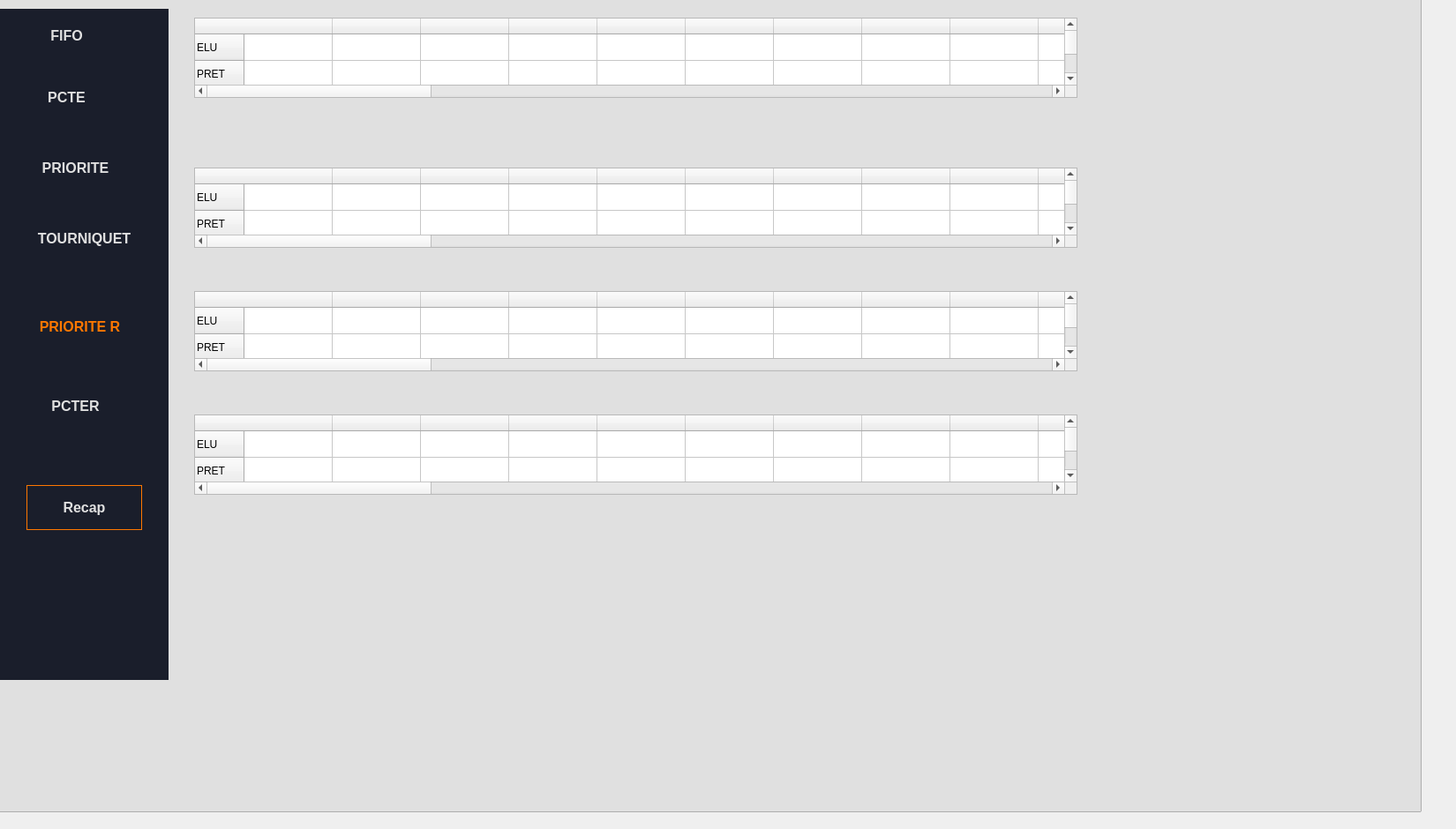
    <widget class="QWidget" name="page_2">
     <widget class="QListView" name="listView_6">
      <property name="geometry">
       <rect>
        <x>-30</x>
        <y>-10</y>
        <width>1641</width>
        <height>931</height>
       </rect>
      </property>
      <property name="styleSheet">
       <string notr="true">background:#E0E0E0</string>
      </property>
     </widget>
     <widget class="QWidget" name="widget_6" native="true">
      <property name="geometry">
       <rect>
        <x>0</x>
        <y>10</y>
        <width>191</width>
        <height>761</height>
       </rect>
      </property>
      <property name="styleSheet">
       <string notr="true"> background-color: #1A1E2B; /* Dark navy blue */
  color: #E0E0E0; /* Light gray text */
  font-family: Arial, sans-serif;</string>
      </property>
      <widget class="QPushButton" name="pushButton_26">
       <property name="geometry">
        <rect>
         <x>20</x>
         <y>90</y>
         <width>111</width>
         <height>21</height>
        </rect>
       </property>
       <property name="styleSheet">
        <string notr="true">border:none ;
color: #E0E0E0 ;
background-color: #1A1E2B; 
font-weight: bold ;
font-size: 16px</string>
       </property>
       <property name="text">
        <string>PCTE</string>
       </property>
      </widget>
      <widget class="QPushButton" name="pushButton_27">
       <property name="geometry">
        <rect>
         <x>30</x>
         <y>170</y>
         <width>111</width>
         <height>21</height>
        </rect>
       </property>
       <property name="styleSheet">
        <string notr="true">border:none ;
color: #E0E0E0 ;
 background-color: #1A1E2B; 
font-weight: bold ;
font-size: 16px</string>
       </property>
       <property name="text">
        <string>PRIORITE</string>
       </property>
      </widget>
      <widget class="QPushButton" name="pushButton_28">
       <property name="geometry">
        <rect>
         <x>40</x>
         <y>250</y>
         <width>111</width>
         <height>21</height>
        </rect>
       </property>
       <property name="styleSheet">
        <string notr="true">border:none ;
color: #E0E0E0 ;
 background-color: #1A1E2B; 
font-weight: bold ;
font-size: 16px</string>
       </property>
       <property name="text">
        <string>TOURNIQUET</string>
       </property>
      </widget>
      <widget class="QPushButton" name="pushButton_29">
       <property name="geometry">
        <rect>
         <x>20</x>
         <y>20</y>
         <width>111</width>
         <height>21</height>
        </rect>
       </property>
       <property name="styleSheet">
        <string notr="true">border:none ;
color: #E0E0E0 ;
 background-color: #1A1E2B; 
font-weight: bold ;
font-size: 16px</string>
       </property>
       <property name="text">
        <string>FIFO</string>
       </property>
      </widget>
      <widget class="QPushButton" name="pushButton_30">
       <property name="geometry">
        <rect>
         <x>30</x>
         <y>540</y>
         <width>131</width>
         <height>51</height>
        </rect>
       </property>
       <property name="styleSheet">
        <string notr="true">border: 1px solid  #FF7700 ;
color: #E0E0E0 ;
 background-color: #1A1E2B; 
font-weight: bold ;
font-size: 16px</string>
       </property>
       <property name="text">
        <string>Recap</string>
       </property>
      </widget>
      <widget class="QPushButton" name="pushButton_31">
       <property name="geometry">
        <rect>
         <x>0</x>
         <y>350</y>
         <width>181</width>
         <height>21</height>
        </rect>
       </property>
       <property name="styleSheet">
        <string notr="true">border:none ;
color: #FF7700 ;
 background-color: #1A1E2B; 
font-weight: bold ;
font-size: 16px</string>
       </property>
       <property name="text">
        <string>PRIORITE R</string>
       </property>
      </widget>
      <widget class="QPushButton" name="pushButton_36">
       <property name="geometry">
        <rect>
         <x>30</x>
         <y>440</y>
         <width>111</width>
         <height>21</height>
        </rect>
       </property>
       <property name="styleSheet">
        <string notr="true">border:none ;
color: #E0E0E0 ;
 background-color: #1A1E2B; 
font-weight: bold ;
font-size: 16px</string>
       </property>
       <property name="text">
        <string>PCTER</string>
       </property>
      </widget>
     </widget>
     <widget class="QTableWidget" name="tableWidget_18">
      <property name="geometry">
       <rect>
        <x>220</x>
        <y>20</y>
        <width>1001</width>
        <height>91</height>
       </rect>
      </property>
      <row>
       <property name="text">
        <string>ELU</string>
       </property>
      </row>
      <row>
       <property name="text">
        <string>PRET</string>
       </property>
      </row>
      <row>
       <property name="text">
        <string>BLOQUE</string>
       </property>
      </row>
      <row>
       <property name="text">
        <string>ATT</string>
       </property>
      </row>
      <column>
       <property name="text">
        <string/>
       </property>
      </column>
      <column>
       <property name="text">
        <string/>
       </property>
      </column>
      <column>
       <property name="text">
        <string/>
       </property>
      </column>
      <column>
       <property name="text">
        <string/>
       </property>
      </column>
      <column>
       <property name="text">
        <string/>
       </property>
      </column>
      <column>
       <property name="text">
        <string/>
       </property>
      </column>
      <column>
       <property name="text">
        <string/>
       </property>
      </column>
      <column>
       <property name="text">
        <string/>
       </property>
      </column>
      <column>
       <property name="text">
        <string/>
       </property>
      </column>
      <column>
       <property name="text">
        <string/>
       </property>
      </column>
      <column>
       <property name="text">
        <string/>
       </property>
      </column>
      <column>
       <property name="text">
        <string/>
       </property>
      </column>
      <column>
       <property name="text">
        <string/>
       </property>
      </column>
      <column>
       <property name="text">
        <string/>
       </property>
      </column>
      <column>
       <property name="text">
        <string/>
       </property>
      </column>
      <column>
       <property name="text">
        <string/>
       </property>
      </column>
      <column>
       <property name="text">
        <string/>
       </property>
      </column>
      <column>
       <property name="text">
        <string/>
       </property>
      </column>
      <column>
       <property name="text">
        <string/>
       </property>
      </column>
      <column>
       <property name="text">
        <string/>
       </property>
      </column>
      <column>
       <property name="text">
        <string/>
       </property>
      </column>
      <column>
       <property name="text">
        <string/>
       </property>
      </column>
      <column>
       <property name="text">
        <string/>
       </property>
      </column>
      <column>
       <property name="text">
        <string/>
       </property>
      </column>
      <column>
       <property name="text">
        <string/>
       </property>
      </column>
      <column>
       <property name="text">
        <string/>
       </property>
      </column>
      <column>
       <property name="text">
        <string/>
       </property>
      </column>
      <column>
       <property name="text">
        <string/>
       </property>
      </column>
      <column>
       <property name="text">
        <string/>
       </property>
      </column>
      <column>
       <property name="text">
        <string/>
       </property>
      </column>
      <column>
       <property name="text">
        <string/>
       </property>
      </column>
      <column>
       <property name="text">
        <string/>
       </property>
      </column>
      <column>
       <property name="text">
        <string/>
       </property>
      </column>
      <column>
       <property name="text">
        <string/>
       </property>
      </column>
     </widget>
     <widget class="QTableWidget" name="tableWidget_19">
      <property name="geometry">
       <rect>
        <x>220</x>
        <y>190</y>
        <width>1001</width>
        <height>91</height>
       </rect>
      </property>
      <row>
       <property name="text">
        <string>ELU</string>
       </property>
      </row>
      <row>
       <property name="text">
        <string>PRET</string>
       </property>
      </row>
      <row>
       <property name="text">
        <string>BLOQUE</string>
       </property>
      </row>
      <row>
       <property name="text">
        <string>ATT</string>
       </property>
      </row>
      <column>
       <property name="text">
        <string/>
       </property>
      </column>
      <column>
       <property name="text">
        <string/>
       </property>
      </column>
      <column>
       <property name="text">
        <string/>
       </property>
      </column>
      <column>
       <property name="text">
        <string/>
       </property>
      </column>
      <column>
       <property name="text">
        <string/>
       </property>
      </column>
      <column>
       <property name="text">
        <string/>
       </property>
      </column>
      <column>
       <property name="text">
        <string/>
       </property>
      </column>
      <column>
       <property name="text">
        <string/>
       </property>
      </column>
      <column>
       <property name="text">
        <string/>
       </property>
      </column>
      <column>
       <property name="text">
        <string/>
       </property>
      </column>
      <column>
       <property name="text">
        <string/>
       </property>
      </column>
      <column>
       <property name="text">
        <string/>
       </property>
      </column>
      <column>
       <property name="text">
        <string/>
       </property>
      </column>
      <column>
       <property name="text">
        <string/>
       </property>
      </column>
      <column>
       <property name="text">
        <string/>
       </property>
      </column>
      <column>
       <property name="text">
        <string/>
       </property>
      </column>
      <column>
       <property name="text">
        <string/>
       </property>
      </column>
      <column>
       <property name="text">
        <string/>
       </property>
      </column>
      <column>
       <property name="text">
        <string/>
       </property>
      </column>
      <column>
       <property name="text">
        <string/>
       </property>
      </column>
      <column>
       <property name="text">
        <string/>
       </property>
      </column>
      <column>
       <property name="text">
        <string/>
       </property>
      </column>
      <column>
       <property name="text">
        <string/>
       </property>
      </column>
      <column>
       <property name="text">
        <string/>
       </property>
      </column>
      <column>
       <property name="text">
        <string/>
       </property>
      </column>
      <column>
       <property name="text">
        <string/>
       </property>
      </column>
      <column>
       <property name="text">
        <string/>
       </property>
      </column>
      <column>
       <property name="text">
        <string/>
       </property>
      </column>
      <column>
       <property name="text">
        <string/>
       </property>
      </column>
      <column>
       <property name="text">
        <string/>
       </property>
      </column>
      <column>
       <property name="text">
        <string/>
       </property>
      </column>
      <column>
       <property name="text">
        <string/>
       </property>
      </column>
      <column>
       <property name="text">
        <string/>
       </property>
      </column>
      <column>
       <property name="text">
        <string/>
       </property>
      </column>
     </widget>
     <widget class="QTableWidget" name="tableWidget_20">
      <property name="geometry">
       <rect>
        <x>220</x>
        <y>330</y>
        <width>1001</width>
        <height>91</height>
       </rect>
      </property>
      <row>
       <property name="text">
        <string>ELU</string>
       </property>
      </row>
      <row>
       <property name="text">
        <string>PRET</string>
       </property>
      </row>
      <row>
       <property name="text">
        <string>BLOQUE</string>
       </property>
      </row>
      <row>
       <property name="text">
        <string>ATT</string>
       </property>
      </row>
      <column>
       <property name="text">
        <string/>
       </property>
      </column>
      <column>
       <property name="text">
        <string/>
       </property>
      </column>
      <column>
       <property name="text">
        <string/>
       </property>
      </column>
      <column>
       <property name="text">
        <string/>
       </property>
      </column>
      <column>
       <property name="text">
        <string/>
       </property>
      </column>
      <column>
       <property name="text">
        <string/>
       </property>
      </column>
      <column>
       <property name="text">
        <string/>
       </property>
      </column>
      <column>
       <property name="text">
        <string/>
       </property>
      </column>
      <column>
       <property name="text">
        <string/>
       </property>
      </column>
      <column>
       <property name="text">
        <string/>
       </property>
      </column>
      <column>
       <property name="text">
        <string/>
       </property>
      </column>
      <column>
       <property name="text">
        <string/>
       </property>
      </column>
      <column>
       <property name="text">
        <string/>
       </property>
      </column>
      <column>
       <property name="text">
        <string/>
       </property>
      </column>
      <column>
       <property name="text">
        <string/>
       </property>
      </column>
      <column>
       <property name="text">
        <string/>
       </property>
      </column>
      <column>
       <property name="text">
        <string/>
       </property>
      </column>
      <column>
       <property name="text">
        <string/>
       </property>
      </column>
      <column>
       <property name="text">
        <string/>
       </property>
      </column>
      <column>
       <property name="text">
        <string/>
       </property>
      </column>
      <column>
       <property name="text">
        <string/>
       </property>
      </column>
      <column>
       <property name="text">
        <string/>
       </property>
      </column>
      <column>
       <property name="text">
        <string/>
       </property>
      </column>
      <column>
       <property name="text">
        <string/>
       </property>
      </column>
      <column>
       <property name="text">
        <string/>
       </property>
      </column>
      <column>
       <property name="text">
        <string/>
       </property>
      </column>
      <column>
       <property name="text">
        <string/>
       </property>
      </column>
      <column>
       <property name="text">
        <string/>
       </property>
      </column>
      <column>
       <property name="text">
        <string/>
       </property>
      </column>
      <column>
       <property name="text">
        <string/>
       </property>
      </column>
      <column>
       <property name="text">
        <string/>
       </property>
      </column>
      <column>
       <property name="text">
        <string/>
       </property>
      </column>
      <column>
       <property name="text">
        <string/>
       </property>
      </column>
      <column>
       <property name="text">
        <string/>
       </property>
      </column>
     </widget>
     <widget class="QTableWidget" name="tableWidget_21">
      <property name="geometry">
       <rect>
        <x>220</x>
        <y>470</y>
        <width>1001</width>
        <height>91</height>
       </rect>
      </property>
      <row>
       <property name="text">
        <string>ELU</string>
       </property>
      </row>
      <row>
       <property name="text">
        <string>PRET</string>
       </property>
      </row>
      <row>
       <property name="text">
        <string>BLOQUE</string>
       </property>
      </row>
      <row>
       <property name="text">
        <string>ATT</string>
       </property>
      </row>
      <column>
       <property name="text">
        <string/>
       </property>
      </column>
      <column>
       <property name="text">
        <string/>
       </property>
      </column>
      <column>
       <property name="text">
        <string/>
       </property>
      </column>
      <column>
       <property name="text">
        <string/>
       </property>
      </column>
      <column>
       <property name="text">
        <string/>
       </property>
      </column>
      <column>
       <property name="text">
        <string/>
       </property>
      </column>
      <column>
       <property name="text">
        <string/>
       </property>
      </column>
      <column>
       <property name="text">
        <string/>
       </property>
      </column>
      <column>
       <property name="text">
        <string/>
       </property>
      </column>
      <column>
       <property name="text">
        <string/>
       </property>
      </column>
      <column>
       <property name="text">
        <string/>
       </property>
      </column>
      <column>
       <property name="text">
        <string/>
       </property>
      </column>
      <column>
       <property name="text">
        <string/>
       </property>
      </column>
      <column>
       <property name="text">
        <string/>
       </property>
      </column>
      <column>
       <property name="text">
        <string/>
       </property>
      </column>
      <column>
       <property name="text">
        <string/>
       </property>
      </column>
      <column>
       <property name="text">
        <string/>
       </property>
      </column>
      <column>
       <property name="text">
        <string/>
       </property>
      </column>
      <column>
       <property name="text">
        <string/>
       </property>
      </column>
      <column>
       <property name="text">
        <string/>
       </property>
      </column>
      <column>
       <property name="text">
        <string/>
       </property>
      </column>
      <column>
       <property name="text">
        <string/>
       </property>
      </column>
      <column>
       <property name="text">
        <string/>
       </property>
      </column>
      <column>
       <property name="text">
        <string/>
       </property>
      </column>
      <column>
       <property name="text">
        <string/>
       </property>
      </column>
      <column>
       <property name="text">
        <string/>
       </property>
      </column>
      <column>
       <property name="text">
        <string/>
       </property>
      </column>
      <column>
       <property name="text">
        <string/>
       </property>
      </column>
      <column>
       <property name="text">
        <string/>
       </property>
      </column>
      <column>
       <property name="text">
        <string/>
       </property>
      </column>
      <column>
       <property name="text">
        <string/>
       </property>
      </column>
      <column>
       <property name="text">
        <string/>
       </property>
      </column>
      <column>
       <property name="text">
        <string/>
       </property>
      </column>
      <column>
       <property name="text">
        <string/>
       </property>
      </column>
     </widget>
    </widget>
